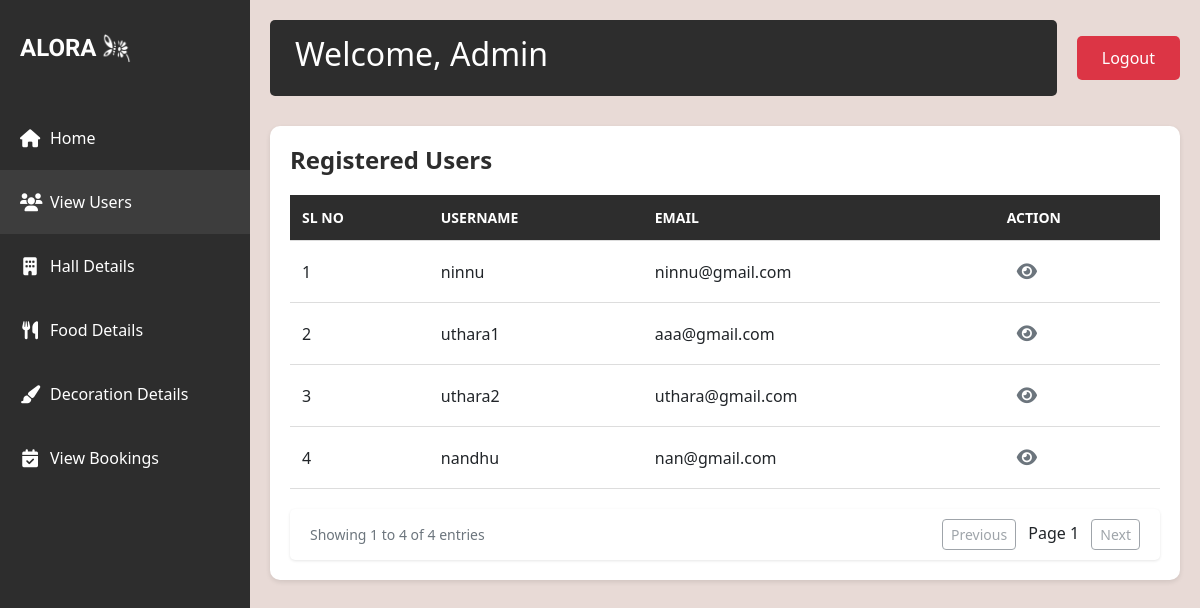
Page /viewusers on the committed database.
### aloraapp/models.py (models this page shows)
class User_details(models.Model):
    user_id=models.ForeignKey(User,on_delete=models.CASCADE)
    phone_number=models.CharField(max_length=10,unique=True)
    gender=models.CharField(max_length=10)
    address=models.TextField()

### aloraapp/views.py (the view)
# urls.py: path('viewusers',views.viewusers,name='viewusers'),
def viewusers(request):
    user_details = User_details.objects.all()
    context = {
        'user_details': user_details,
    }
    return  render(request,'viewusers.html',context)

### template/viewusers.html (shortened to what this page needs)
<!DOCTYPE html>
<html lang="en">
<head>
    {% load static %}
    <link href="https://cdn.jsdelivr.net/npm/bootstrap@5.3.0/dist/css/bootstrap.min.css" rel="stylesheet">
    <link rel="stylesheet" href="https://cdnjs.cloudflare.com/ajax/libs/font-awesome/6.0.0/css/all.min.css">
</head>
<body>
    <div class="sidebar">
        <div class="logo-container">
            <div class="logo">ALORA</div>
            <img src="{% static 'aloral.png' %}" alt="Light Bulb" class="logo-image">
        </div>
        <nav class="nav flex-column">
            <a class="nav-link" href="{% url 'admin' %}">
                <i class="fas fa-home"></i> Home
            </a>
            <a class="nav-link active" href="{% url 'viewusers' %}">
                <i class="fas fa-users"></i> View Users
            </a>
            <a class="nav-link" href="{% url 'halldetails' %}">
                <i class="fas fa-building"></i> Hall Details
            </a>
            <a class="nav-link" href="{% url 'fooddetails' %}">
                <i class="fas fa-utensils"></i> Food Details
            </a>
            <a class="nav-link" href="{% url 'decorationdetails' %}">
                <i class="fas fa-paint-brush"></i> Decoration Details
            </a>
            <a class="nav-link" href="{% url 'admin_view_booking' %}">
                <i class="fas fa-calendar-check"></i> View Bookings
            </a>
        </nav>
    </div>
    <div class="main-content">
        <div class="top-nav">
            <div class="welcome-section">
                <h2>Welcome, Admin</h2>
            </div>
            <a href="{% url 'logout' %}" class="logout-btn">Logout</a>
        </div>
        <div class="users-table">
            <h1>Registered Users</h1>
            <table>
                <thead>
                    <tr>
                        <th>Sl No</th>
                        <th>Username</th>
                        <th>Email</th>
                        <th>Action</th>
                    </tr>
                </thead>
                <tbody>
                    {% for x in user_details %}
                        <tr>
                            <td>{{ forloop.counter }}</td>
                            <td>{{ x.user_id.username }}</td>
                            <td>{{ x.user_id.email }}</td>
                            <td>
                                <button class="eye-btn" onclick="toggleDetails(this, 'details-{{ forloop.counter }}')">
                                    <i class="fas fa-eye"></i>
                                </button>
                            </td>
                        </tr>
                    {% endfor %}
                </tbody>
            </table>
            <div class="pagination-controls">
                <div class="d-flex justify-content-between align-items-center">
                    <div class="showing-entries">
                        Showing <span id="start-entry">1</span> to <span id="end-entry">10</span> of <span id="total-entries">{{ user_details|length }}</span> entries
                    </div>
                    <div>
                        <button id="prev-page" class="btn btn-sm btn-outline-secondary" disabled>Previous</button>
                        <span id="page-info" class="mx-2">Page 1</span>
                        <button id="next-page" class="btn btn-sm btn-outline-secondary">Next</button>
                    </div>
                </div>
            </div>
        </div>
    </div>
</body>
</html>

### template/viewusers.html (style rules this page uses)
body { background-color: #e8dad6; min-height: 100vh; }
.sidebar { background-color: #2d2d2d; color: white; min-height: 100vh; padding-top: 20px; position: fixed; width: 250px; }
.logo-container { display: flex; align-items: center; justify-content: flex-start; padding: 10px 20px; margin-bottom: 30px; }
.logo { font-family: 'Irish Grover'; font-size: 24px; font-weight: bold; }
.logo-image { width: 30px; height: 30px; margin-left: 5px; }
.nav-link { color: #ffffff; padding: 20px 20px; transition: all 0.3s; font-size: 16px; display: flex; align-items: center; }
.nav-link i { margin-right: 10px; font-size: 18px; width: 20px; text-align: center; }
.nav-link.active { background-color: #3d3d3d; }
.main-content { margin-left: 250px; padding: 20px; }
.top-nav { display: flex; justify-content: space-between; align-items: center; margin-bottom: 30px; }
.welcome-section { background-color: #2d2d2d; color: white; padding: 15px 25px; border-radius: 5px; flex-grow: 1; margin-right: 20px; }
.logout-btn { background-color: #dc3545; color: white; border: none; padding: 10px 25px; border-radius: 5px; text-decoration: none; transition: background-color 0.3s; }
.users-table { background-color: white; border-radius: 10px; box-shadow: 0 2px 5px rgba(0,0,0,0.1); padding: 20px; margin-top: 20px; }
.users-table h1 { font-size: 24px; font-weight: bold; margin-bottom: 20px; color: #2d2d2d; }
.users-table table { width: 100%; border-collapse: collapse; }
.users-table th, .users-table td { padding: 12px; text-align: left; border-bottom: 1px solid #ddd; }
.users-table th { background-color: #2d2d2d; color: white; text-transform: uppercase; font-size: 14px; }
.eye-btn { background: none; border: none; color: #6c757d; cursor: pointer; font-size: 18px; transition: all 0.3s ease; padding: 5px 10px; border-radius: 50%; }
.pagination-controls { background-color: white; padding: 10px 20px; border-radius: 5px; box-shadow: 0 1px 3px rgba(0,0,0,0.1); margin-top: 20px; }
.showing-entries { color: #6c757d; font-size: 14px; }

### rows in the picture
User_details: user_id.username "ninnu", user_id.email "ninnu@gmail.com"
User_details: user_id.username "uthara1", user_id.email "aaa@gmail.com"
User_details: user_id.username "uthara2", user_id.email "uthara@gmail.com"
User_details: user_id.username "nandhu", user_id.email "nan@gmail.com"

### other values in the picture
{{ user_details|length }} "4"
